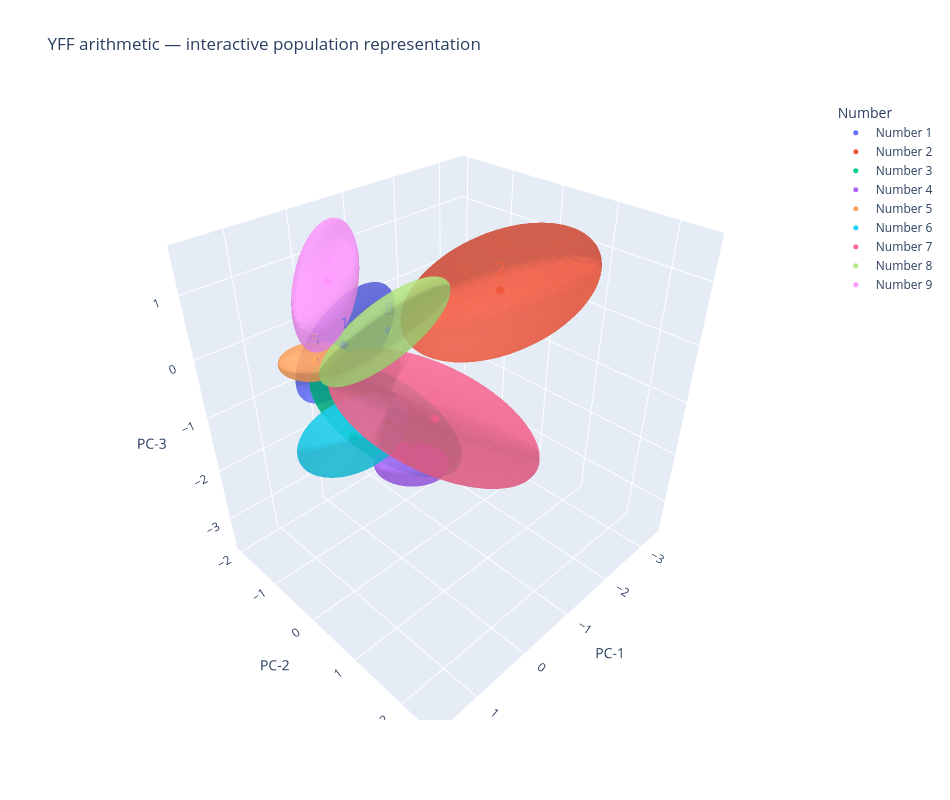

The notebook cell this image was saved under:
### Code cell
import numpy as np
import plotly.graph_objects as go

# One color for each number
colors = [
    "#636EFA",  # 1
    "#EF553B",  # 2
    "#00CC96",  # 3
    "#AB63FA",  # 4
    "#FFA15A",  # 5
    "#19D3F3",  # 6
    "#FF6692",  # 7
    "#B6E880",  # 8
    "#FF97FF",  # 9
]

fig = go.Figure()

for i, number in enumerate(numbers):

    mean = pca_cloud_stats[number]["mean"]
    covariance = pca_cloud_stats[number]["covariance"]

    # --------------------------------------------------
    # 1. Eigendecomposition of covariance
    # --------------------------------------------------
    eigenvalues, eigenvectors = np.linalg.eigh(covariance)
    eigenvalues = np.maximum(eigenvalues, 0)

    # Paper: radius = 0.5 × within-condition SD
    radii = 0.5 * np.sqrt(eigenvalues)

    # --------------------------------------------------
    # 2. Construct unit sphere
    # --------------------------------------------------
    u = np.linspace(0, 2*np.pi, 50)
    v = np.linspace(0, np.pi, 30)

    xs = np.outer(np.cos(u), np.sin(v))
    ys = np.outer(np.sin(u), np.sin(v))
    zs = np.outer(np.ones_like(u), np.cos(v))

    sphere = np.stack([
        xs.ravel(),
        ys.ravel(),
        zs.ravel()
    ])

    # --------------------------------------------------
    # 3. Transform sphere into covariance ellipsoid
    #
    # E_c(u) = μ_c + 0.5 V_c Λ_c^(1/2) u
    # --------------------------------------------------
    ellipsoid = (
        eigenvectors
        @ np.diag(radii)
        @ sphere
        + mean[:, None]
    )

    X = ellipsoid[0].reshape(xs.shape)
    Y = ellipsoid[1].reshape(ys.shape)
    Z = ellipsoid[2].reshape(zs.shape)

    # --------------------------------------------------
    # 4. Plot ellipsoid
    # --------------------------------------------------
    fig.add_trace(
        go.Surface(
            x=X,
            y=Y,
            z=Z,

            surfacecolor=np.zeros_like(X),

            colorscale=[
                [0, colors[i]],
                [1, colors[i]]
            ],

            cmin=0,
            cmax=1,

            opacity=0.65,
            showscale=False,

            name=f"Number {number}",
            hoverinfo="name",
            showlegend=False
        )
    )

    # --------------------------------------------------
    # 5. Number label at centroid
    # --------------------------------------------------
    fig.add_trace(
        go.Scatter3d(
            x=[mean[0]],
            y=[mean[1]],
            z=[mean[2]],

            mode="markers+text",

            marker=dict(
                size=5,
                color=colors[i]
            ),

            text=[str(number)],
            textposition="top center",

            textfont=dict(
                size=16,
                color=colors[i]
            ),

            name=f"Number {number}",

            hovertemplate=(
                f"<b>Number {number}</b><br>"
                f"PC1 = {mean[0]:.2f}<br>"
                f"PC2 = {mean[1]:.2f}<br>"
                f"PC3 = {mean[2]:.2f}"
                "<extra></extra>"
            )
        )
    )


fig.update_layout(

    title=(
        "YFF arithmetic — interactive population representation"
    ),

    scene=dict(

        xaxis_title="PC-1",
        yaxis_title="PC-2",
        zaxis_title="PC-3",

        # Keep actual geometric proportions
        aspectmode="data"
    ),

    width=950,
    height=800,

    legend=dict(
        title="Number"
    )
)

fig.show()

### Figure 1 — Plotly figure (JSON) as saved in the notebook; plotly's stock layout.template omitted (floating-point values rounded to 4 significant figures; data arrays with more than 128 entries replaced by an {"elided": "..."} marker saying what was removed)
{"data": [{"cmax": 1, "cmin": 0, "colorscale": [[0, "#636EFA"], [1, "#636EFA"]], "hoverinfo": "name", "name": "Number 1", "opacity": 0.65, "showlegend": false, "showscale": false, "surfacecolor": {"elided": "50x30 float values"}, "type": "surface", "x": {"elided": "50x30 float values"}, "y": {"elided": "50x30 float values"}, "z": {"elided": "50x30 float values"}}, {"hovertemplate": "<b>Number 1</b><br>PC1 = 0.64<br>PC2 = -0.17<br>PC3 = 0.58<extra></extra>", "marker": {"color": "#636EFA", "size": 5}, "mode": "markers+text", "name": "Number 1", "text": ["1"], "textfont": {"color": "#636EFA", "size": 16}, "textposition": "top center", "type": "scatter3d", "x": [0.6357], "y": [-0.1728], "z": [0.5793]}, {"cmax": 1, "cmin": 0, "colorscale": [[0, "#EF553B"], [1, "#EF553B"]], "hoverinfo": "name", "name": "Number 2", "opacity": 0.65, "showlegend": false, "showscale": false, "surfacecolor": {"elided": "50x30 float values"}, "type": "surface", "x": {"elided": "50x30 float values"}, "y": {"elided": "50x30 float values"}, "z": {"elided": "50x30 float values"}}, {"hovertemplate": "<b>Number 2</b><br>PC1 = -1.88<br>PC2 = 0.27<br>PC3 = 0.64<extra></extra>", "marker": {"color": "#EF553B", "size": 5}, "mode": "markers+text", "name": "Number 2", "text": ["2"], "textfont": {"color": "#EF553B", "size": 16}, "textposition": "top center", "type": "scatter3d", "x": [-1.878], "y": [0.2714], "z": [0.6353]}, {"cmax": 1, "cmin": 0, "colorscale": [[0, "#00CC96"], [1, "#00CC96"]], "hoverinfo": "name", "name": "Number 3", "opacity": 0.65, "showlegend": false, "showscale": false, "surfacecolor": {"elided": "50x30 float values"}, "type": "surface", "x": {"elided": "50x30 float values"}, "y": {"elided": "50x30 float values"}, "z": {"elided": "50x30 float values"}}, {"hovertemplate": "<b>Number 3</b><br>PC1 = 0.57<br>PC2 = 0.55<br>PC3 = -0.31<extra></extra>", "marker": {"color": "#00CC96", "size": 5}, "mode": "markers+text", "name": "Number 3", "text": ["3"], "textfont": {"color": "#00CC96", "size": 16}, "textposition": "top center", "type": "scatter3d", "x": [0.5662], "y": [0.5495], "z": [-0.3105]}, {"cmax": 1, "cmin": 0, "colorscale": [[0, "#AB63FA"], [1, "#AB63FA"]], "hoverinfo": "name", "name": "Number 4", "opacity": 0.65, "showlegend": false, "showscale": false, "surfacecolor": {"elided": "50x30 float values"}, "type": "surface", "x": {"elided": "50x30 float values"}, "y": {"elided": "50x30 float values"}, "z": {"elided": "50x30 float values"}}, {"hovertemplate": "<b>Number 4</b><br>PC1 = -1.27<br>PC2 = -1.07<br>PC3 = -3.03<extra></extra>", "marker": {"color": "#AB63FA", "size": 5}, "mode": "markers+text", "name": "Number 4", "text": ["4"], "textfont": {"color": "#AB63FA", "size": 16}, "textposition": "top center", "type": "scatter3d", "x": [-1.271], "y": [-1.074], "z": [-3.031]}, {"cmax": 1, "cmin": 0, "colorscale": [[0, "#FFA15A"], [1, "#FFA15A"]], "hoverinfo": "name", "name": "Number 5", "opacity": 0.65, "showlegend": false, "showscale": false, "surfacecolor": {"elided": "50x30 float values"}, "type": "surface", "x": {"elided": "50x30 float values"}, "y": {"elided": "50x30 float values"}, "z": {"elided": "50x30 float values"}}, {"hovertemplate": "<b>Number 5</b><br>PC1 = 1.09<br>PC2 = -0.18<br>PC3 = 0.52<extra></extra>", "marker": {"color": "#FFA15A", "size": 5}, "mode": "markers+text", "name": "Number 5", "text": ["5"], "textfont": {"color": "#FFA15A", "size": 16}, "textposition": "top center", "type": "scatter3d", "x": [1.09], "y": [-0.182], "z": [0.5232]}, {"cmax": 1, "cmin": 0, "colorscale": [[0, "#19D3F3"], [1, "#19D3F3"]], "hoverinfo": "name", "name": "Number 6", "opacity": 0.65, "showlegend": false, "showscale": false, "surfacecolor": {"elided": "50x30 float values"}, "type": "surface", "x": {"elided": "50x30 float values"}, "y": {"elided": "50x30 float values"}, "z": {"elided": "50x30 float values"}}, {"hovertemplate": "<b>Number 6</b><br>PC1 = 0.57<br>PC2 = -0.25<br>PC3 = -0.96<extra></extra>", "marker": {"color": "#19D3F3", "size": 5}, "mode": "markers+text", "name": "Number 6", "text": ["6"], "textfont": {"color": "#19D3F3", "size": 16}, "textposition": "top center", "type": "scatter3d", "x": [0.5686], "y": [-0.2467], "z": [-0.9577]}, {"cmax": 1, "cmin": 0, "colorscale": [[0, "#FF6692"], [1, "#FF6692"]], "hoverinfo": "name", "name": "Number 7", "opacity": 0.65, "showlegend": false, "showscale": false, "surfacecolor": {"elided": "50x30 float values"}, "type": "surface", "x": {"elided": "50x30 float values"}, "y": {"elided": "50x30 float values"}, "z": {"elided": "50x30 float values"}}, {"hovertemplate": "<b>Number 7</b><br>PC1 = 0.53<br>PC2 = 1.40<br>PC3 = 0.15<extra></extra>", "marker": {"color": "#FF6692", "size": 5}, "mode": "markers+text", "name": "Number 7", "text": ["7"], "textfont": {"color": "#FF6692", "size": 16}, "textposition": "top center", "type": "scatter3d", "x": [0.5287], "y": [1.399], "z": [0.1528]}, {"cmax": 1, "cmin": 0, "colorscale": [[0, "#B6E880"], [1, "#B6E880"]], "hoverinfo": "name", "name": "Number 8", "opacity": 0.65, "showlegend": false, "showscale": false, "surfacecolor": {"elided": "50x30 float values"}, "type": "surface", "x": {"elided": "50x30 float values"}, "y": {"elided": "50x30 float values"}, "z": {"elided": "50x30 float values"}}, {"hovertemplate": "<b>Number 8</b><br>PC1 = -0.25<br>PC2 = -0.32<br>PC3 = 0.38<extra></extra>", "marker": {"color": "#B6E880", "size": 5}, "mode": "markers+text", "name": "Number 8", "text": ["8"], "textfont": {"color": "#B6E880", "size": 16}, "textposition": "top center", "type": "scatter3d", "x": [-0.2528], "y": [-0.3209], "z": [0.3765]}, {"cmax": 1, "cmin": 0, "colorscale": [[0, "#FF97FF"], [1, "#FF97FF"]], "hoverinfo": "name", "name": "Number 9", "opacity": 0.65, "showlegend": false, "showscale": false, "surfacecolor": {"elided": "50x30 float values"}, "type": "surface", "x": {"elided": "50x30 float values"}, "y": {"elided": "50x30 float values"}, "z": {"elided": "50x30 float values"}}, {"hovertemplate": "<b>Number 9</b><br>PC1 = 0.13<br>PC2 = -1.11<br>PC3 = 0.99<extra></extra>", "marker": {"color": "#FF97FF", "size": 5}, "mode": "markers+text", "name": "Number 9", "text": ["9"], "textfont": {"color": "#FF97FF", "size": 16}, "textposition": "top center", "type": "scatter3d", "x": [0.1278], "y": [-1.113], "z": [0.9898]}], "layout": {"height": 800, "legend": {"title": {"text": "Number"}}, "scene": {"aspectmode": "data", "xaxis": {"title": {"text": "PC-1"}}, "yaxis": {"title": {"text": "PC-2"}}, "zaxis": {"title": {"text": "PC-3"}}}, "title": {"text": "YFF arithmetic — interactive population representation"}, "width": 950}}
